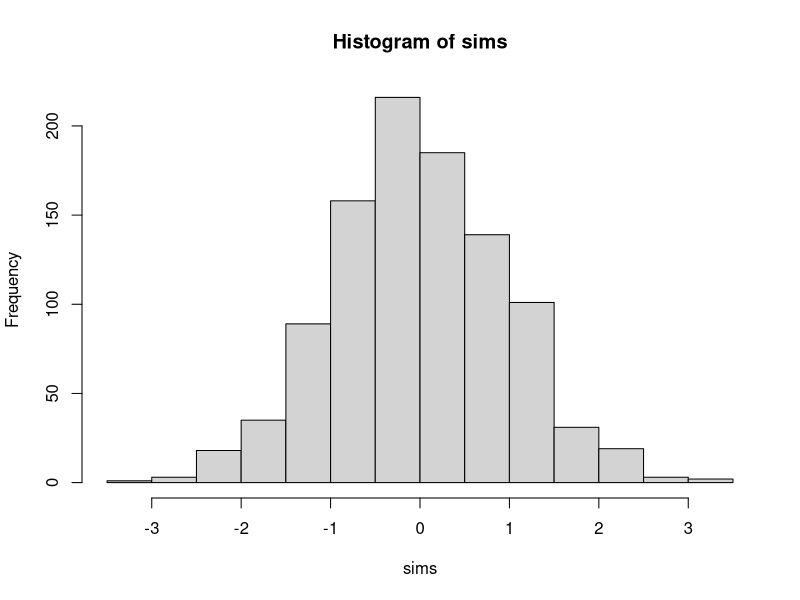
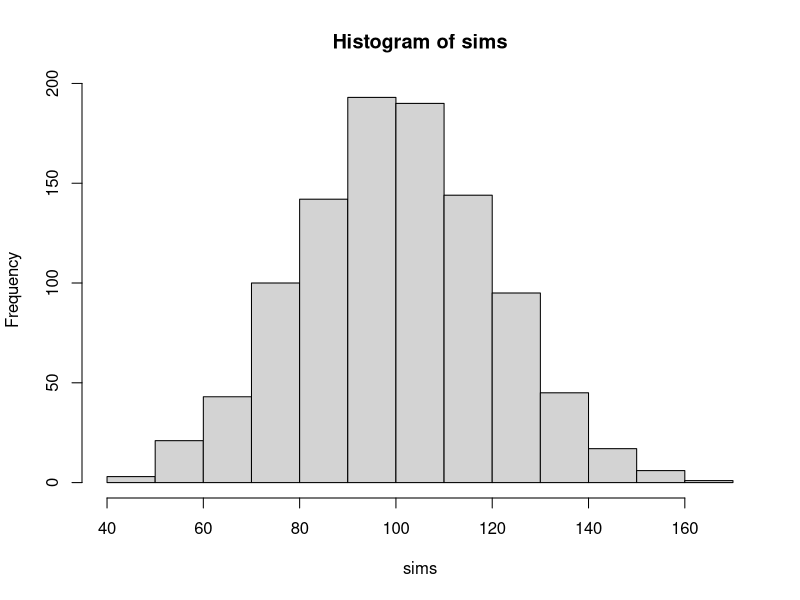
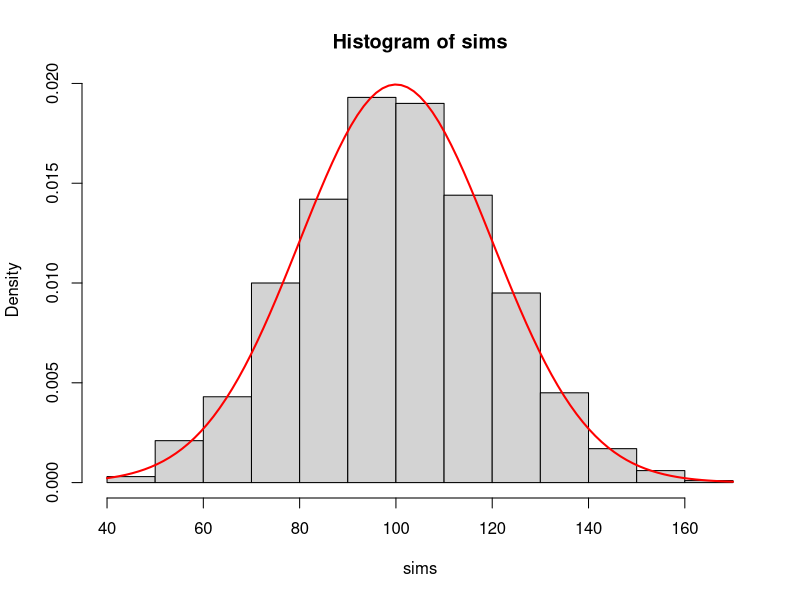

Write the R code that produced these figures, in order.
?rnorm
#pdf
dnorm(0)
1/sqrt(2*pi)
#what if sigma is smaaaall
dnorm(0,0,0.0001)

#cdf
pnorm(0)
pnorm(1)-pnorm(-1)
pnorm(2)-pnorm(-2)
pnorm(3)-pnorm(-3)

#quantile function
qnorm(0.5)
qnorm(0.025)

#simulations
sims=rnorm(1000)
#sims
hist(sims)
summary(sims)
pnorm(1,mean=2,sd=1)

sims=rnorm(1000,mean=100,sd=20)
hist(sims)
summary(sims)

hist(sims, prob=TRUE)
curve(dnorm(x,mean=100, sd=20), col="red", add=TRUE, lwd=2)

#68-95-99.7 rule
pnorm(3,1,2)-pnorm(-1,1,2)
pnorm(5,1,2)-pnorm(-3,1,2)
pnorm(7,1,2)-pnorm(-5,1,2)
